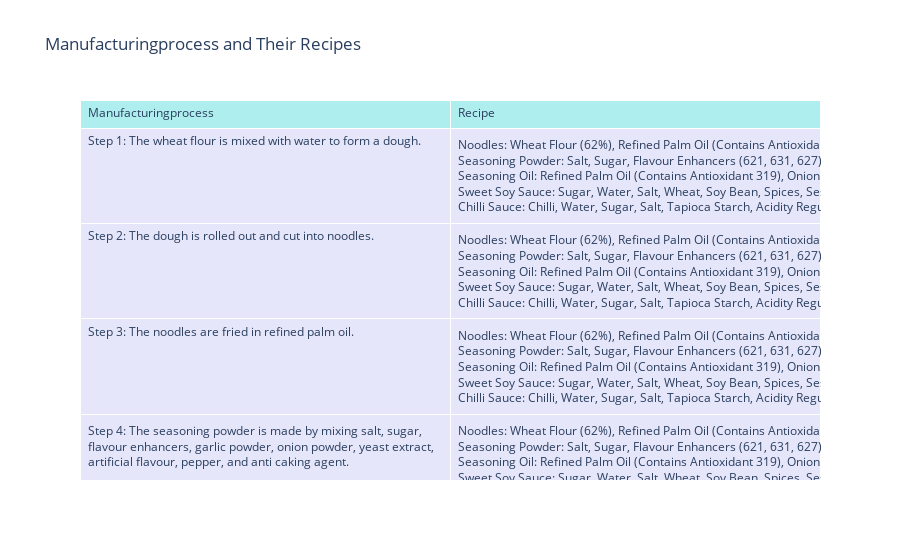

The code cell stored with this chart in its notebook:
### Code cell
def get_manufacturingprocess_recipes():
    manufacturingprocesss = []
    recipes = []
    with driver.session() as session:
        result = session.run(query)
        for record in result:
            manufacturingprocess = record["Manufacturingprocess"]
            recipe = record["Recipe"]
            
            # Check if the value is None or empty string and skip it
            if manufacturingprocess is None or manufacturingprocess == "":
                continue
            if recipe is None or recipe == "":
                continue
            
            manufacturingprocesss.append(manufacturingprocess)
            recipes.append(recipe)
    return manufacturingprocesss, recipes

manufacturingprocesss, recipes = get_manufacturingprocess_recipes()

# Creating Text Charts
fig = go.Figure(data=[go.Table(
    header=dict(values=['Manufacturingprocess', 'Recipe'],
                fill_color='paleturquoise',
                align='left'),
    cells=dict(values=[manufacturingprocesss, recipes],
               fill_color='lavender',
               align='left'))
])

fig.update_layout(
    title="Manufacturingprocess and Their Recipes"
)

fig.show()

### Figure 1 — Plotly figure (JSON) as saved in the notebook; plotly's stock layout.template omitted (floating-point values rounded to 4 significant figures; data arrays with more than 128 entries replaced by an {"elided": "..."} marker saying what was removed)
{"data": [{"cells": {"align": "left", "fill": {"color": "lavender"}, "values": {"elided": "2x71 str values"}}, "header": {"align": "left", "fill": {"color": "paleturquoise"}, "values": ["Manufacturingprocess", "Recipe"]}, "type": "table"}], "layout": {"title": {"text": "Manufacturingprocess and Their Recipes"}}}
